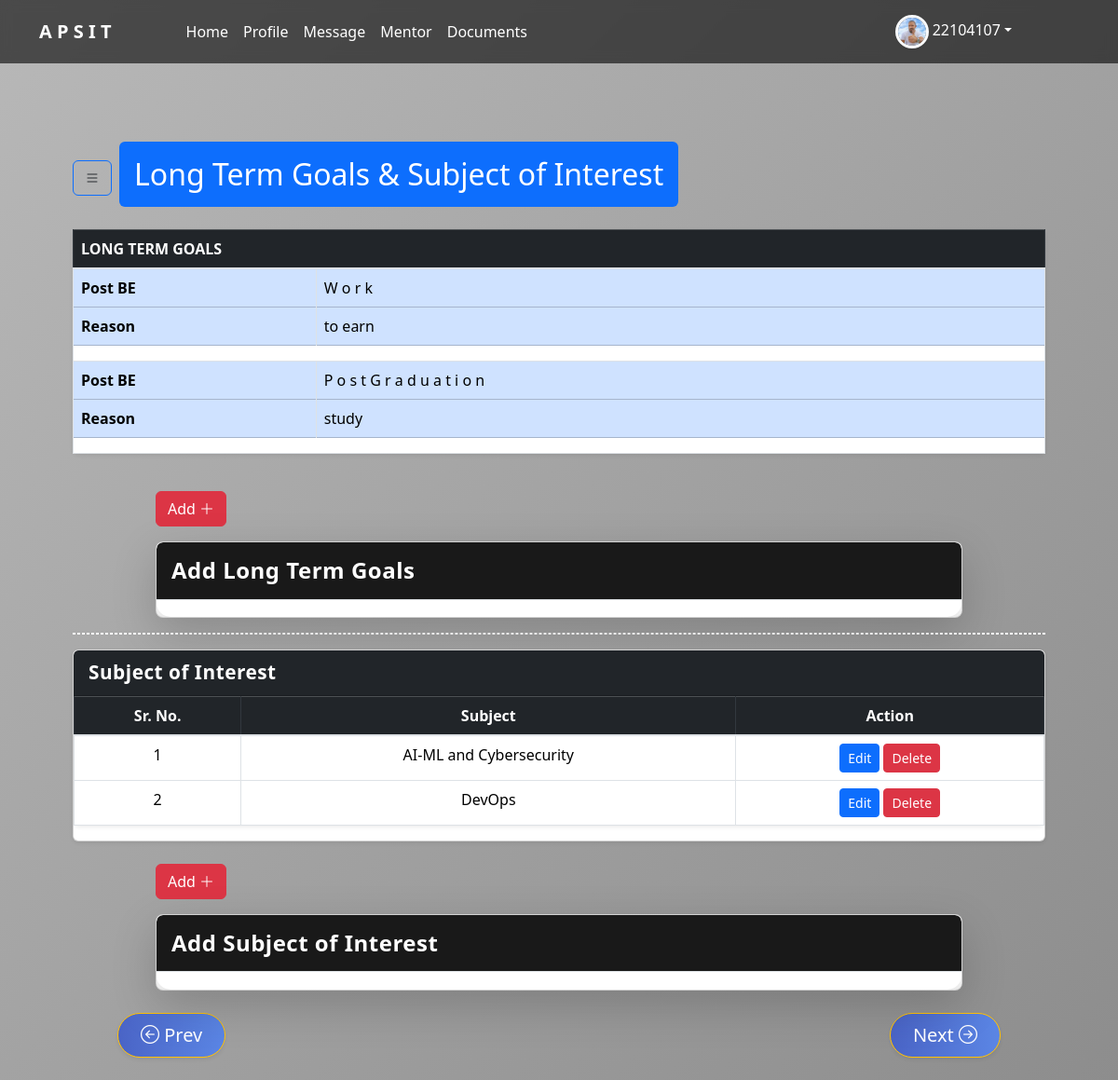
Screenshot of /long-term-goals/ (signed in) with the database file from the repository.
### mentee/models.py (models this page shows, shortened)
class User(AbstractUser):
    is_mentee = models.BooleanField(default=False)
    is_mentor = models.BooleanField(default=False)

class Profile(models.Model):
    SEMESTER_CHOICES = [
        ('I', 'I'),
        ('II', 'II'),
        ('III', 'III'),
        ('IV', 'IV'),
        ('V', 'V'),
        ('VI', 'VI'),
        ('VII', 'VII'),
        ('VIII', 'VIII'),
    ]
    YEAR_CHOICES = [
        ('FE', 'FE'),  # First Year
        ('SE', 'SE'),  # Second Year
        ('TE', 'TE'),  # Third Year
        ('BE', 'BE'),  # Final Year
    ]
    BRANCH_CHOICES = [
        ('IT', 'Information Technology'),
        ('CSE', 'Computer Science'),
        ('AIML', 'Computer Science - Artificial Intelligence & Machine Learning'),
        ('DS', 'Computer Science - Data Science'),
        ('EXTC', 'Electronics & Telecommunication'),
        ('EEE', 'Electrical & Electronics'),
        ('ME', 'Mechanical Engineering'),
        ('CE', 'Civil Engineering'),
    ]
    user = models.OneToOneField(User, on_delete=models.CASCADE)
    forget_password_token = models.CharField(max_length=500, blank=True, null=True)
    image = models.ImageField(default='default.jpg', upload_to='profile_pics')
    moodle_id = models.CharField(max_length=20, blank=True, null=True)
    student_name = models.CharField(max_length=200, blank=True, null=True)
    semester = models.CharField(max_length=10, choices=SEMESTER_CHOICES, blank=True, null=True)
    year = models.CharField(max_length=10, choices=YEAR_CHOICES, blank=True, null=True)
    branch = models.CharField(max_length=100, choices=BRANCH_CHOICES, blank=True, null=True)
    career_domain = models.CharField(max_length=200, blank=True)
    address = models.TextField(blank=True, null=True)
    contact_number = models.CharField(max_length=15, blank=True, null=True)
    email = models.EmailField(blank=True, null=True)
    dob = models.DateField(blank=True, null=True)
    hobby = models.TextField(blank=True, null=True)
    about_me = models.TextField(blank=True, null=True)
    mother_name = models.CharField(max_length=100, blank=True, null=True)
    mother_occupation = models.CharField(max_length=100, blank=True, null=True)
    mother_contact = models.CharField(max_length=15, blank=True, null=True)
    father_name = models.CharField(max_length=100, blank=True, null=True)
    father_occupation = models.CharField(max_length=100, blank=True, null=True)
    father_contact = models.CharField(max_length=15, blank=True, null=True)
    sibling1_name = models.CharField(max_length=100, blank=True, null=True)
    sibling2_name = models.CharField(max_length=100, blank=True, null=True)

class LongTermGoal(models.Model):
    PLAN_CHOICES = [
        ('Work', 'Work'),
        ('Post Graduation', 'Post Graduation'),
        ('Entrepreneurship', 'Entrepreneurship'),
    ]
    user = models.ForeignKey(User, on_delete=models.CASCADE)
    plan = models.CharField(max_length=20, choices=PLAN_CHOICES, blank=True, null=True)
    reason = models.TextField(blank=True, null=True)
    created_at = models.DateTimeField(auto_now_add=True)

class SubjectOfInterest(models.Model):
    user = models.ForeignKey(User, on_delete=models.CASCADE)
    subject = models.CharField(max_length=100)

### mentee/views/mentee.py (the view)
# urls.py: path("long-term-goals/", mentee.long_term_goals, name="long_term_goals"),
@login_required
def long_term_goals(request, edit_id=None):
    goals = LongTermGoal.objects.filter(user=request.user)
    subjects = SubjectOfInterest.objects.filter(user=request.user)
    if request.method == "POST" and "save_goal" in request.POST:
        goal_form = LongTermGoalForm(request.POST)
        if goal_form.is_valid():
            goal = goal_form.save(commit=False)
            goal.user = request.user
            goal.save()
            return redirect("long_term_goals")
    else:
        goal_form = LongTermGoalForm()
    subject_instance = None
    if edit_id:
        subject_instance = get_object_or_404(SubjectOfInterest, pk=edit_id, user=request.user)
    if request.method == "POST" and "save_subject" in request.POST:
        subject_form = SubjectOfInterestForm(request.POST, instance=subject_instance)
        if subject_form.is_valid():
            subject = subject_form.save(commit=False)
            subject.user = request.user
            subject.save()
            return redirect("long_term_goals")
    else:
        subject_form = SubjectOfInterestForm(instance=subject_instance)
    return render(request, "menti/long_term_goals.html", {
        "goal_form": goal_form,
        "goal": goals,
        "subject_form": subject_form,
        "subjects": subjects,
        "edit_id": edit_id,  # pass edit id to template
        "is_mentor_view": False,
    })

### mentee/templates/menti/long_term_goals.html (shortened to what this page needs)
{% extends 'menti/base.html' %}
{% load static %}
{% load widget_tweaks %}
{% block content %}
<div class="d-flex">
    <div class="content flex-grow-1 p-4">
        <div class="container">
            <div class="d-flex align-items-center mb-3">
                {% if is_mentor_view == False %}
                <a id="toggleSidebarBtn" class="btn btn-outline-primary me-2">
                    <i id="sidebarIcon" class="bi bi-list"></i>
                </a>
                {% endif %}
                <h2 class="text-white p-3 bg-primary rounded">Long Term Goals & Subject of Interest</h2>
            </div>
            <table class="table table-bordered shadow-sm rounded">
                <thead class="table-dark">
                    <tr>
                        <th colspan="2" class="text-start">LONG TERM GOALS</th>
                    </tr>
                </thead>
                <tbody>
                    {% for item in goal %}
                        <tr class="table-primary">
                            <th class="w-25">Post BE</th>
                            <td>
                                {% for p in item.plan %}
                                    {{ p }}
                                {% endfor %}
                            </td>
                        </tr>
                        <tr class="table-primary mb-3">
                            <th>Reason</th>
                            <td>{{ item.reason }}</td>
                        </tr>
                        <tr class="bg-light">
                            <td colspan="2"></td>
                        </tr>
                    {% empty %}
                        <tr>
                            <td colspan="2" class="text-center">No records yet</td>
                        </tr>
                    {% endfor %}
                </tbody>
            </table>
            {% if is_mentor_view == False %}
            <div class="row justify-content-center">
                <div class="col-md-10"><br>
                    <button class="btn btn-danger mb-3" id="showFormBtn">
                        Add <i id="toggleIcon" class="bi bi-plus-lg"></i>
                    </button>
                    <div class="card shadow-lg rounded-3">
                        <div class="card-header header-dark border-bottom d-flex align-items-center p-3">
                            <h4 class="mb-0 fw-semibold">Add Long Term Goals</h4>
                        </div><br><br>
                        <div class="card-body">
                        </div>
                    </div>
                </div>
            </div>
            {% endif %}
            <hr style="border:none; border: 1px dashed #fff; opacity:1;">
            <div class="card shadow-sm rounded">
                <div class="card-header bg-dark text-white fw-bold">
                    Subject of Interest
                </div>
                <table class="table table-bordered table-hover align-middle shadow-sm rounded">
                    <thead class="table-dark">
                        <tr>
                            <th class="text-center">Sr. No.</th>
                            <th class="text-center">Subject</th>
                            {% if is_mentor_view == False %}
                            <th class="text-center">Action</th>
                            {% endif %}
                        </tr>
                    </thead>
                    <tbody>
                        {% for item in subjects %}
                            <tr>
                                <td class="text-center">{{ forloop.counter }}</td>
                                <td class="text-center">{{ item.subject }}</td>
                                {% if is_mentor_view == False %}
                                <td class="text-center">
                                    <a href="{% url 'edit_subject' item.id %}" class="btn btn-sm btn-primary">Edit</a>
                                    <a href="{% url 'delete_subject' item.id %}" class="btn btn-sm btn-danger"
                                       onclick="return confirm('Are you sure you want to delete this subject?');">Delete</a>
                                </td>
                                {% endif %}
                            </tr>
                        {% empty %}
                            <tr>
                                <td colspan="3" class="text-center">No records yet</td>
                            </tr>
                        {% endfor %}
                    </tbody>
                </table>
            </div>
            {% if is_mentor_view == False %}
            <div class="row justify-content-center">
                <div class="col-md-10"><br>
                    <button class="btn btn-danger mb-3" id="toggleSubjectBtn">
                        {% if edit_id %} Edit {% else %} Add {% endif %}
                        <i id="subjectIcon" class="bi {% if edit_id %}bi-pencil{% else %}bi-plus-lg{% endif %}"></i>
                    </button>
                    <div class="card shadow-lg rounded-3">
                        <div class="card-header header-dark border-bottom d-flex align-items-center p-3">
                            <h4 class="mb-0 fw-semibold">
                                {% if edit_id %} Edit Subject of Interest {% else %} Add Subject of Interest {% endif %}
                            </h4>
                        </div><br><br>
                        <div class="card-body">
                        </div>
                    </div>
                </div>
            </div>
            <div class="d-flex flex-column flex-md-row justify-content-between align-items-center mt-4 gap-3">
                <a href="{% url 'self_assessment' %}"
                   class="btn btn-warning btn-lg rounded-pill px-4 shadow-sm mx-5">
                    <i class="bi bi-arrow-left-circle"></i> Prev
                </a>
                <a href="{% url 'educational-details' %}"
                   class="btn btn-warning btn-lg rounded-pill px-4 shadow-sm mx-5">
                    Next <i class="bi bi-arrow-right-circle"></i>
                </a>
            </div>
            {% endif %}
        </div>
    </div>
</div>
{% endblock %}

### mentee/templates/menti/base.html (shortened to what this page needs)
<!DOCTYPE html>
{% load static %}
<html lang="en" xmlns="http://www.w3.org/1999/html">
  <head>
    <link rel="stylesheet" type="text/css" href="{% static 'mentee/main.css' %}">
      <link rel="stylesheet" type="text/css" href="{% static 'css/bootstrap.css' %}">
      <link rel="stylesheet" type="text/css" href="{% static 'css/bootstrap-grid.css' %}">
      <link rel="stylesheet" type="text/css" href="{% static 'css/bootstrap-reboot.css' %}">
      <link rel="stylesheet" type="text/css" href="{% static 'bootstrap.min.css' %}">
      <link rel="stylesheet" href="{% static 'mentee/style.css' %}">
      <link href="https://cdn.jsdelivr.net/npm/bootstrap@5.3.3/dist/css/bootstrap.min.css" rel="stylesheet">
      <link href="https://cdn.jsdelivr.net/npm/bootstrap-icons@1.11.3/font/bootstrap-icons.css" rel="stylesheet">
  </head>
  <body>
{% if is_mentor_view == False %}
  <header class="site-header">
      <nav class="navbar navbar-expand-md navbar-dark bg-steel fixed-top">
        <div class="container">
          <a class="navbar-brand mr-4" href=""><b>A P S I T</b></a>
          <div class="collapse navbar-collapse" id="navbarToggle">
            <div class="navbar-nav mr-auto">
            <div class="navbar-nav mx-5">
             {% if user.is_authenticated %}
                <a class="nav-item nav-link text-white" href="{% url 'mentee-home' %}">Home</a>
                <a class="nav-item nav-link text-white" href="{% url 'profile' %}">Profile</a>
                <a class="nav-item nav-link text-white" href="{% url 'module-message' %}">Message</a>
                <a class="nav-item nav-link text-white" href="{% url 'account' %}">Mentor</a>
                <a class="nav-item nav-link text-white" href="{% url 'uploaded_documents' %}">Documents</a>
              {% else %}
                <a class="nav-item nav-link text-white" href="{% url 'home' %}">Home</a>
                <a class="nav-item nav-link text-white" href="{% url 'login' %}">Login</a>
                <a class="nav-item nav-link text-white" href="{% url 'register' %}">Register</a>
              {% endif %}
            </div>
            </div>
              <ul class="navbar-nav mx-5">
              {% if user.is_authenticated %}
                <li class="nav-item dropdown mx-3">
                  <a class="nav-item nav-link text-white dropdown-toggle" href="#" id="profDropdown" role="button" data-bs-toggle="dropdown" aria-expanded="false"><img src="{{user.profile.image.url}}" class="rounded-circle shadow-sm border border-3 border-light"
                 style="width: 36px; height:36px; object-fit: cover;"> {{request.user}}</a>
                    </li>
              {% endif %}
              </ul>
          </div>
        </div>
      </nav>
    </header>
{% endif %}
{% include "menti/mentee_sidebar.html" %}
<div class="container"><br><br><br>
  {% block content %} {% endblock %}
</div>
  </body>
</html>

### mentee/static/mentee/main.css (style rules this page uses)
body { background: #fafafa; color: #333333; margin-top: 5rem; }
h1, h2, h3, h4, h5, h6 { color: #444444; }
ul { margin: 0; }
.bg-steel { background-color: #5f788a; }
.site-header .navbar-nav .nav-link { color: #cbd5db; }

### mentee/static/mentee/style.css (style rules this page uses)
body { min-height: 100vh; margin-top: 5rem; color: #212529; background: linear-gradient(135deg, #b8b8b8, #8d8d8d); font-family: "Segoe UI", Roboto, Arial, sans-serif; background-attachment: fixed; }
h1, h2, h3, h4, h5, h6 { color: #222; }
a { color: #4a64c6; text-decoration: none; }
.bg-steel { background: rgba(0, 0, 0, 0.6); backdrop-filter: blur(6px); }
.site-header .navbar-nav .nav-link { color: #e9ecf8; transition: color 0.3s ease; }
.btn-custom, .btn-warning { background: linear-gradient(to right, #4a64c6, #5b86e5); color: #ffffff !important; border: none; border-radius: 12px; padding: 10px 20px; font-weight: 600; transition: all 0.3s ease; }
.content { margin-left: 0; margin-top: 56px; padding: 1rem; transition: margin-left 0.3s ease-in-out; }
.card, .card-body { background: #fff; position: relative; overflow: hidden; border-radius: 15px; box-shadow: 0 8px 20px rgba(0, 0, 0, 0.15); }
.header-dark { position: absolute; top: 0; left: 0; right: 0; z-index: 10; background: rgba(0,0,0,0.9) !important; color: #fff !important; backdrop-filter: blur(4px); border-bottom: 1px solid rgba(255,255,255,0.12); padding: 1rem; }
.header-dark h4, .header-dark i { color: #fff !important; }
.card-body { color: #121212; padding-top: 80px; position: relative; z-index: 1; }
.btn { border-radius: 12px; font-weight: 500; transition: transform 0.2s; }

### mentee/templates/menti/long_term_goals.html (style rules this page uses)
.card-header { font-size: 1.3rem; letter-spacing: 0.5px; }

### rows the page displays
User: profile.image (placeholder picture), user "22104107"
LongTermGoal: plan "W" "o" "r" "k", reason "to earn"
LongTermGoal: plan "P" "o" "s" "t" "G" "r" "a" "d" "u" "a" "t" "i" "o" "n", reason "study"
SubjectOfInterest: subject "AI-ML and Cybersecurity"
SubjectOfInterest: subject "DevOps"
